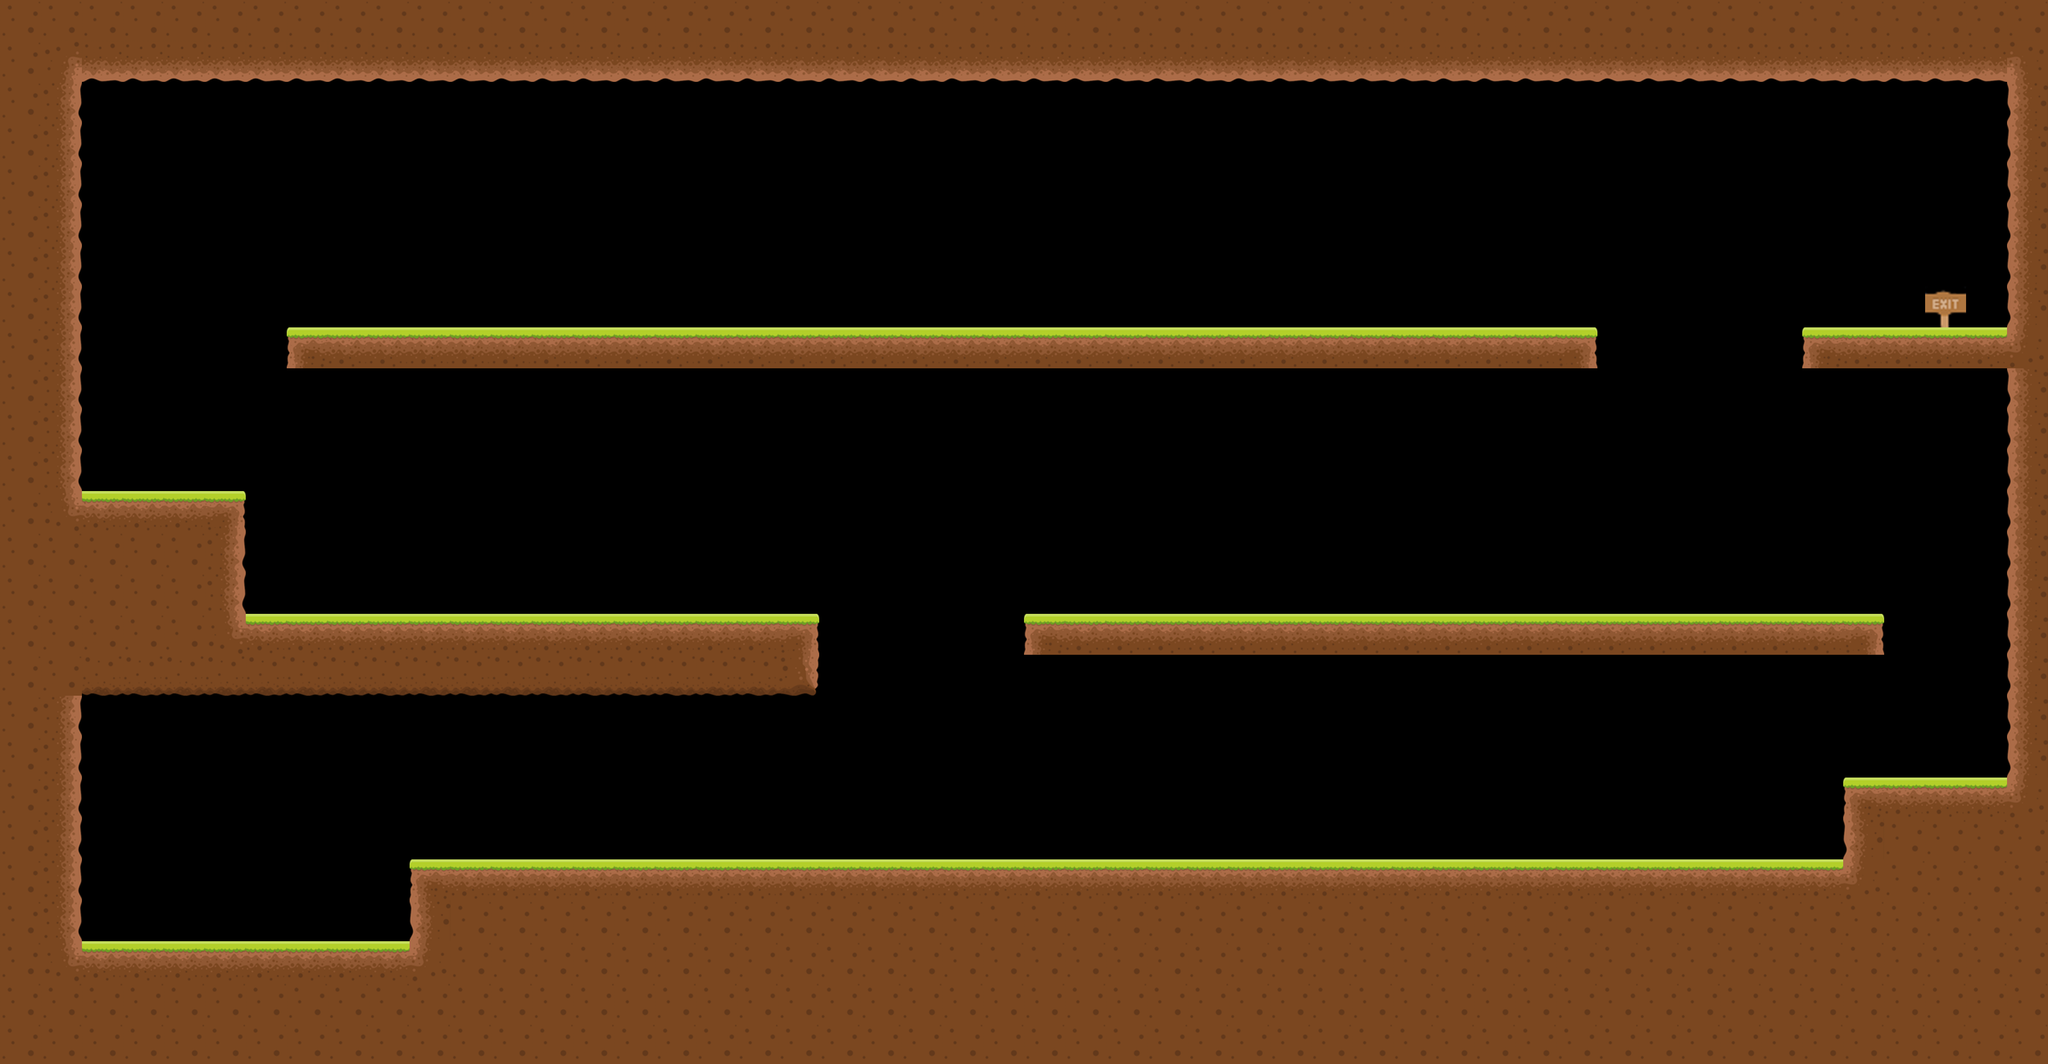

Rendered tile map (Tiled .tmx) drawn with the repository's tilesets; below, a short description and the map source with its tile grids summarised:
An orthogonal 50x26 tile map with 100x100 px tiles, 15 tile layers (GroundMid, EarthMid, EarthBtmLeft, GroundLeft, ...), 15 tilesets and 19 objects.

<map version="1.0" orientation="orthogonal" renderorder="right-down" width="50" height="26" tilewidth="100" tileheight="100">
 <tileset firstgid="1" name="exit" tilewidth="100" tileheight="100">
  <image source="exit.png" width="100" height="100" />
 </tileset>
 <tileset firstgid="2" name="GroundMid" tilewidth="100" tileheight="100">
  <image source="groundMid.png" trans="ff00ff" width="100" height="100" />
 </tileset>
 <tileset firstgid="3" name="EarthBtmLeft" tilewidth="100" tileheight="100">
  <image source="EarthBtmLeft.png" trans="ff00ff" width="100" height="100" />
 </tileset>
 <tileset firstgid="4" name="EarthMid" tilewidth="100" tileheight="100">
  <image source="earthMid.png" trans="ff00ff" width="100" height="100" />
 </tileset>
 <tileset firstgid="5" name="GroundLeft" tilewidth="100" tileheight="100">
  <image source="groundLeft.png" trans="ff00ff" width="100" height="100" />
 </tileset>
 <tileset firstgid="6" name="GroundRight" tilewidth="100" tileheight="100">
  <image source="groundRight.png" trans="ff00ff" width="100" height="100" />
 </tileset>
 <tileset firstgid="7" name="EarthBtmConRight" tilewidth="100" tileheight="100">
  <image source="EarthBtmConRight.png" trans="ff00ff" width="100" height="100" />
 </tileset>
 <tileset firstgid="8" name="EarthBtmConLeft" tilewidth="100" tileheight="100">
  <image source="EarthBtmConLeft.png" trans="ff00ff" width="100" height="100" />
 </tileset>
 <tileset firstgid="9" name="EarthPlatBtm" tilewidth="100" tileheight="100">
  <image source="EarthPlatBtm.png" trans="ff00ff" width="100" height="100" />
 </tileset>
 <tileset firstgid="10" name="EarthRight" tilewidth="100" tileheight="100">
  <image source="earthRight.png" trans="ff00ff" width="100" height="100" />
 </tileset>
 <tileset firstgid="11" name="EarthLeft" tilewidth="100" tileheight="100">
  <image source="earthLeft.png" trans="ff00ff" width="100" height="100" />
 </tileset>
 <tileset firstgid="12" name="EarthBtm" tilewidth="100" tileheight="100">
  <image source="earthBtm.png" trans="ff00ff" width="100" height="100" />
 </tileset>
 <tileset firstgid="13" name="EarthBtmRight" tilewidth="100" tileheight="100">
  <image source="EarthBtmRight.png" trans="ff00ff" width="100" height="100" />
 </tileset>
 <tileset firstgid="14" name="EarthTopLeft" tilewidth="100" tileheight="100">
  <image source="EarthTopRight.png" trans="ff00ff" width="100" height="100" />
 </tileset>
 <tileset firstgid="15" name="EarthTopRight" tilewidth="100" tileheight="100">
  <image source="EarthTopLeft.png" trans="ff00ff" width="100" height="100" />
 </tileset>
 <layer name="GroundMid" width="50" height="26">
  <data>[1300 cells, 114 non-empty, 1 distinct tile ids]</data>
 </layer>
 <layer name="EarthMid" width="50" height="26">
  <data>[1300 cells, 259 non-empty, 1 distinct tile ids]</data>
 </layer>
 <layer name="EarthBtmLeft" width="50" height="26">
  <data>[1300 cells, 13 non-empty, 1 distinct tile ids]</data>
 </layer>
 <layer name="GroundLeft" width="50" height="26">
  <data>[1300 cells, 5 non-empty, 1 distinct tile ids]</data>
 </layer>
 <layer name="GroundRight" width="50" height="26">
  <data>[1300 cells, 4 non-empty, 1 distinct tile ids]</data>
 </layer>
 <layer name="EarthBtmConRight" width="50" height="26">
  <data>[1300 cells, 1 non-empty, 1 distinct tile ids]</data>
 </layer>
 <layer name="EarthPlatBtm" width="50" height="26">
  <data>[1300 cells, 17 non-empty, 1 distinct tile ids]</data>
 </layer>
 <layer name="EarthBtm" width="50" height="26">
  <data>[1300 cells, 47 non-empty, 1 distinct tile ids]</data>
 </layer>
 <layer name="EarthRight" width="50" height="26">
  <data>[1300 cells, 18 non-empty, 1 distinct tile ids]</data>
 </layer>
 <layer name="EarthLeft" width="50" height="26">
  <data>[1300 cells, 18 non-empty, 1 distinct tile ids]</data>
 </layer>
 <layer name="EarthTopLeft" width="50" height="26">
  <data>[1300 cells, 1 non-empty, 1 distinct tile ids]</data>
 </layer>
 <layer name="EarthTopRight" width="50" height="26">
  <data>[1300 cells, 1 non-empty, 1 distinct tile ids]</data>
 </layer>
 <layer name="EarthBtmRight" width="50" height="26">
  <data>[1300 cells, 3 non-empty, 1 distinct tile ids]</data>
 </layer>
 <layer name="EarthBtmLeft" width="50" height="26">
  <data>[1300 cells, 4 non-empty, 1 distinct tile ids]</data>
 </layer>
 <layer name="Exit" width="50" height="26">
  <data>[1300 cells, 1 non-empty, 1 distinct tile ids]</data>
 </layer>
 <objectgroup name="Saw">
  <object x="3100" y="2100" width="100" height="100" />
  <object x="2000" y="500" width="100" height="100" />
 </objectgroup>
 <objectgroup name="floor">
  <object x="700" y="800" width="3200" height="100" />
  <object x="4400" y="800" width="500" height="100" />
  <object x="4500" y="1900" width="400" height="100" />
  <object x="1000" y="2100" width="3500" height="100" />
  <object x="2500" y="1500" width="2100" height="100" />
  <object x="600" y="1500" width="1400" height="100" />
  <object x="200" y="1200" width="400" height="100" />
  <object x="200" y="2300" width="800" height="100" />
 </objectgroup>
 <objectgroup name="wall">
  <object x="100" y="100" width="100" height="2300" />
  <object x="200" y="100" width="4800" height="100" />
  <object x="4900" y="200" width="100" height="1800" />
  <object x="4500" y="2000" width="100" height="200" />
  <object x="1000" y="2200" width="100" height="200" />
  <object x="200" y="1600" width="1800" height="100" />
  <object x="500" y="1300" width="100" height="300" />
 </objectgroup>
 <objectgroup name="Goal">
  <object x="4700" y="200" width="100" height="600" />
 </objectgroup>
 <objectgroup name="start">
  <object x="400" y="2100" width="100" height="100" />
 </objectgroup>
</map>